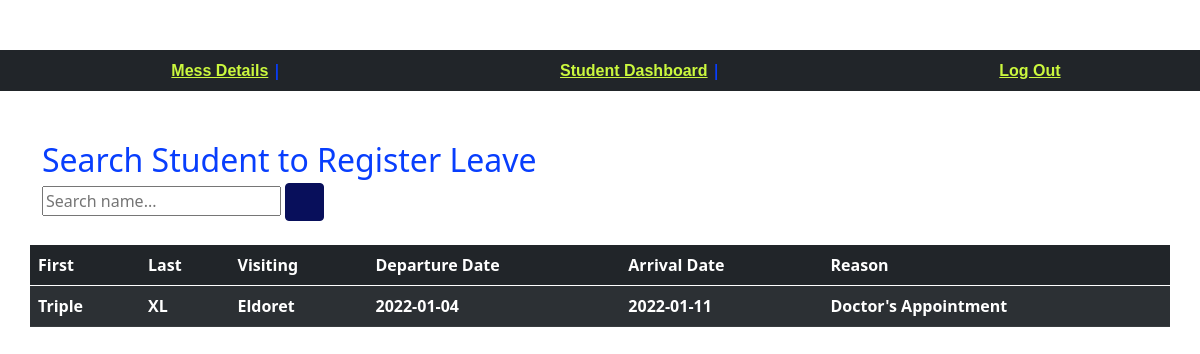
The app's page /student-leave (signed in) with its own data.
### main/models.py (models this page shows, shortened)
class StudentLeave(models.Model):
    user = models.OneToOneField(User, related_name="student_leave_user", on_delete=models.CASCADE)
    place_visiting = models.CharField(max_length=20,null=True,blank=True)
    departure_date = models.CharField(max_length=20, null=True,blank=True)
    arrival_date = models.CharField(max_length=20,null=True,blank=True)
    reason = models.TextField(null=True,blank=True)
    date_created = models.DateTimeField(auto_now_add=True,null=True)
    updated = models.DateTimeField(auto_now=True,null=True, blank=True)
    class Meta:
        verbose_name_plural = 'Student Leave'
        ordering = ['-date_created']

### main/views.py (the view)
# urls.py: path('student-leave',views.student_leave,name='student_leave'),
@login_required
def student_leave(request):
    profile = Profile.objects.get(user=request.user)
    results = []
    students_leave = ''
    if request.method == "POST":
        query = request.POST['search']
        if query == '':
            query = 'None'
            return redirect('main:student_leave')
        students_query = User.objects.filter(Q(first_name__icontains=query) | Q(last_name__icontains=query) | Q(username__icontains=query))
        context = {'profile':profile,'students':students_query}
        return render(request,'main/student-leave.html',context)
    else:
        students_leave = StudentLeave.objects.all()
    context = {'profile':profile,'students_leave':students_leave}
    return render(request,'main/student-leave.html',context)

### templates/main/student-leave.html (shortened to what this page needs)
{% extends 'main/base.html' %}
{% block content %}
<div class="container">
	<h2 class="mb-1"> Search Student to Register Leave</h2>
	       <div class="d-sm-flex align-items-center justify-content-between mb-4">
                <div class="dataTable-search">
                            <form action="{% url 'main:student_leave' %}" class="form-inline" method="post">
                            <input class="dataTable-input" placeholder="Search name..." type="text" name="search">
                            <button type="submit" class="btn btn-primary"><i class="fas fa-search"></i></button>
                             </form>
				</div>
            </div>
<div class="row">
			<table class="table table-striped table-dark">
  <thead>
    <tr>
      <th scope="col">First</th>
      <th scope="col">Last</th>
      <th scope="col">Visiting</th>
      <th scope="col">Departure Date</th>
      <th scope="col">Arrival Date</th>
      <th scope="col">Reason</th>
    </tr>
  </thead>
  <tbody>
    {% for leave in students_leave %}
    <tr>
      <td>{{leave.user.first_name}}</td>
      <td>{{leave.user.last_name}}</td>
      <td>{{leave.place_visiting}}</td>
      <td>{{leave.departure_date}}</td>
     <td>{{leave.arrival_date}}</td>
     <td>{{leave.reason}}</td>
    </tr>
    {% endfor %}
  </tbody>
</table>
		</div>
</div>
{% endblock %}

### templates/main/base.html (style rules this page uses)
body { background-color: white; color: #083efd; margin-top: 50px; font-weight: 600; background-image: url(../../static/img/hostel.jpg); background-size: cover; }

### records on screen
StudentLeave: user.first_name "Triple", user.last_name "XL", place_visiting "Eldoret", departure_date "2022-01-04", arrival_date "2022-01-11", reason "Doctor's Appointment"
